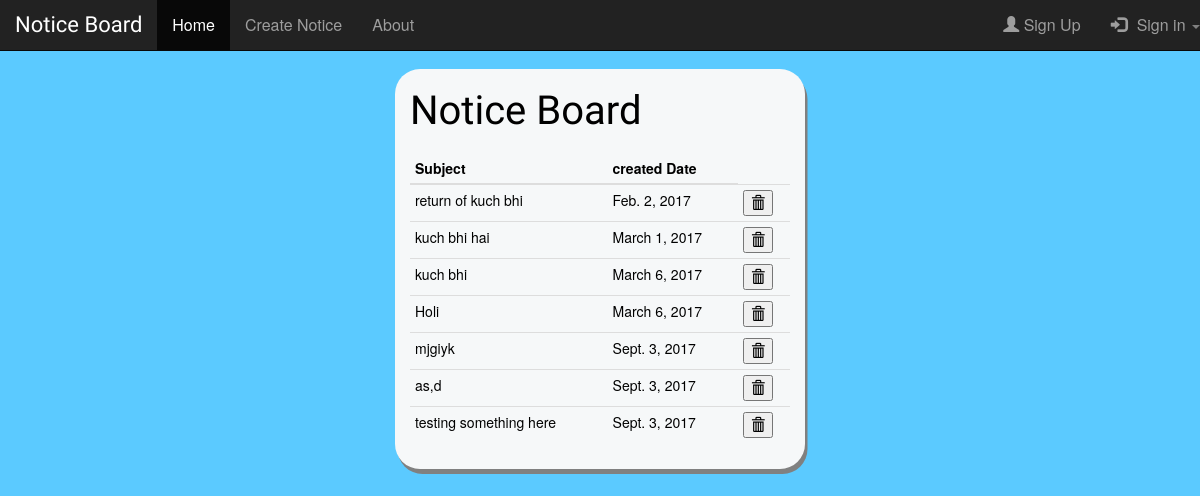
Page /college/ on the earlier database version.
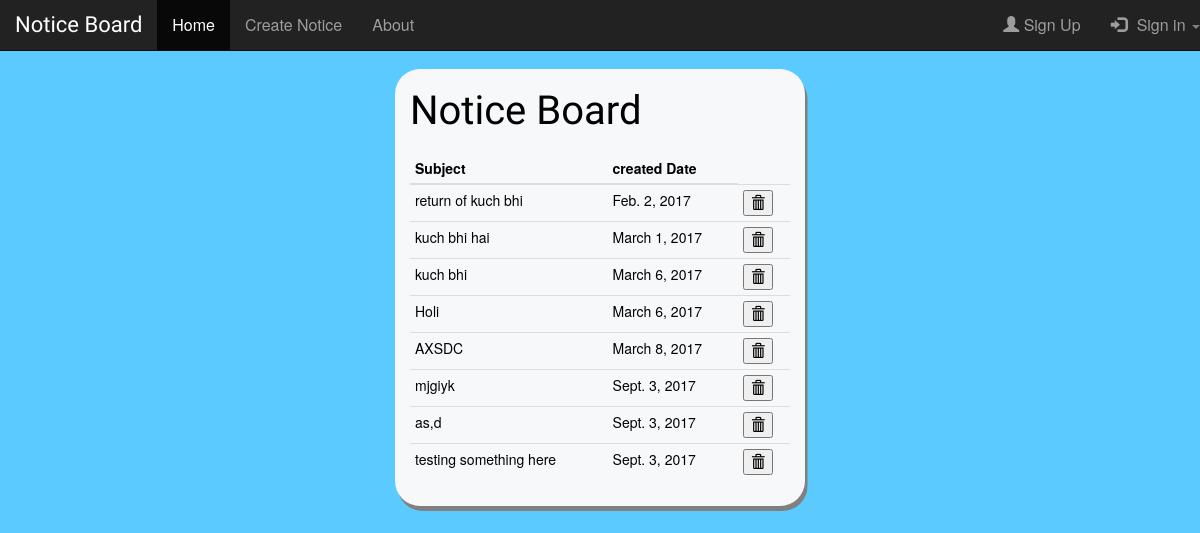
Same page on the later database version.
### college/models.py (models this page shows, shortened)
class College(models.Model):
    subject = models.CharField(max_length=200)
    message = models.TextField()
    cr_date = models.DateField()

### college/views.py (the view)
class IndexView(generic.ListView):
    template_name = 'index.html'
    context_object_name = 'nl'
    def get_queryset(self):
        return College.objects.order_by('cr_date')

### college/templates/index.html (shortened to what this page needs)
{% extends "master.html" %} {% block main %}
<h1 id='brand'>Notice Board</h1>
<div class=" table-responsive" id="table">
	<table class="table  table-condensed">
		<thead>
			<tr style="color:Black;">
				<th>Subject</th>
				<th>created Date</th>
			</tr>
		</thead>
		<tbody>
			{% for n1 in nl %}
			<tr>
				<td><a href="/college/{{n1.id}}" style="color:black;" >{{ n1.subject }}</a></td>
				<td>{{ n1.cr_date }}</td>
				<td><form action="{% url 'college:delete' n1.id %}" method="post" >
				<button type="submit" >
				<span class="glyphicon glyphicon-trash">
				</span>
				</button>
				</form></td>
			</tr>
			{% endfor %}
		</tbody>
	</table>
</div>
{% endblock %}

### college/templates/master.html (shortened to what this page needs)
{% load static %}
<!DOCTYPE html>
<html lang="en">
<head>
<link rel="stylesheet"
	href="https://maxcdn.bootstrapcdn.com/bootstrap/3.3.7/css/bootstrap.min.css">
<link rel="stylesheet" href="{% static 'style.css' %}">
</head>
<body id="body">
	<div class="row">
		<div class="col-sm-12">
			<nav class="navbar navbar-inverse navbar-fixed-top ">
				<div class="navbar-header">
					<a class="navbar-brand" id='logo' href="/college/">Notice Board</a>
				</div>
				<div class="collapse navbar-collapse" id="myNavbar">
					<ul class="nav navbar-nav">
						<li id="home"><a href="/college/">Home</a></li>
						<li id="create"><a href="{%url 'college:create'%}"
							data-toggle="tab ">Create Notice</a></li>
						<li id="about"><a href="{%url 'college:about'%} "
							data-toggle="tab ">About</a></li>
					</ul>
					<ul class="nav navbar-nav navbar-right ">
						{% block login %}
						<li id="signup"><a href="{% url 'college:signup' %}"><span
								class="glyphicon glyphicon-user "></span> Sign Up</a></li>
						<li class="dropdown " id="signin"><a href="#"
							class="dropdown-toggle" data-toggle="dropdown"><span
								class="glyphicon glyphicon-log-in" style="padding-right: 10px;"></span>Sign
								in <b class="caret"></b></a>
							</li>
					</ul>
					{% endblock %}
				</div>
			</nav>
		</div>
	</div>
	<div class="row" style="margin-top: 4%;">
		{%block about %}
		<div class="col-sm-4 ">{% block sidenav%} {% endblock %}</div>
		{% block signup %}
		<div class="col-sm-4 container-fluid " style="padding-bottom: 6px;">
			{% block main %}{% endblock %}
		</div>
		{% endblock %} {% endblock %}
	</div>
</body>
</html>

### college/static/style.css (style rules this page uses)
body { background:#5bcaff; }
.row, .table-responsive { margin-top: 20px; }
.col-sm-4 { background-color: transparent; }
.container-fluid { background: #f6f8f9; border-radius: 25px;box-shadow: 2.5px 5px grey; }
.navbar { margin-bottom: 0; display: inline-block; font-size: 16px; cursor: pointer; float: left; }
td { text-align: left; color: black; }
#brand { font-family: 'Sofia'; font-size: 40px; text-align: left; color: black; }
#logo { font-family: 'Sofia'; font-size: 22px; }
b { color:grey; }

Differences in the rows shown:
added College: subject "AXSDC", cr_date "March 8, 2017"
